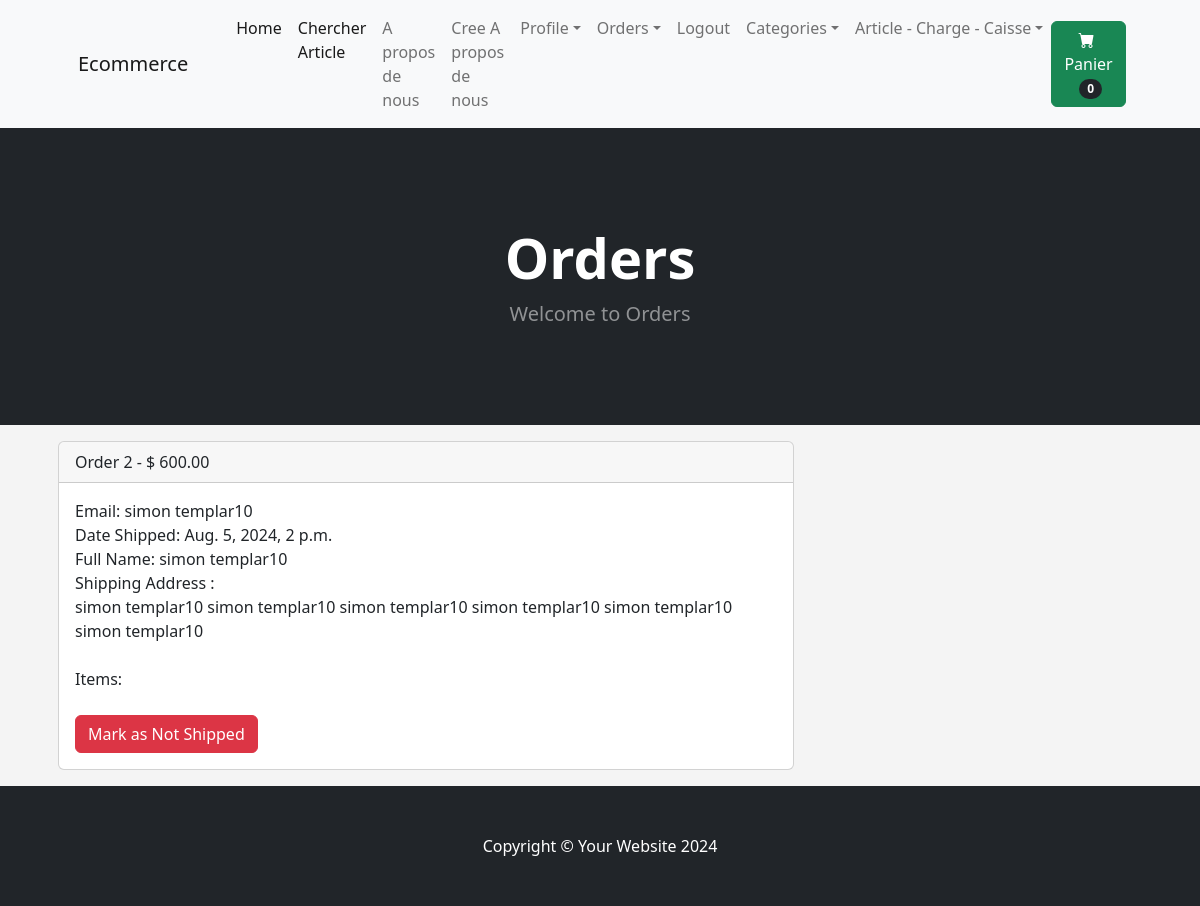
Page /payment/orders/2 (signed in) on the committed database.
### payment_app/models.py (models this page shows, shortened)
class Order(models.Model):
    user = models.ForeignKey(User, on_delete=models.CASCADE, null=True, blank=True)
    full_name = models.CharField(max_length=255, null=True, blank=True)
    email = models.EmailField(max_length=255, null=True, blank=True)
    shipping_address = models.TextField(max_length=15000, null=True, blank=True)
    amount_paid = models.DecimalField(max_digits=10,decimal_places=2, null=True, blank=True)
    date_ordered = models.DateTimeField(auto_now_add=True)
    shipped=models.BooleanField(default=False, null=True, blank=True)
    date_shipped=models.DateTimeField(null=True, blank=True)

### payment_app/views.py (the view, shortened to what this page needs)
# urls.py: path('orders/<int:pk>', views.orders, name='orders'),
def orders(request, pk):
    if request.user.is_authenticated and request.user.is_superuser:
        order = Order.objects.get(id=pk)
        items = OrderItem.objects.filter(order=pk)
        return render(request, "payment_app/orders.html", {"order":order, "items":items})
    else:
        messages.success(request, "Access Denied.....")
        return redirect('home')

### cart_app/cart.py (called while the page is built)
    def __len__(self):
        return len(self.cart)

### cart_app/context_processors.py (called while the page is built)
def cart(request):
    context={'cart':Cart(request)}
    return context

### payment_app/templates/payment_app/orders.html (shortened to what this page needs)
{% extends 'store_app/base.html' %}
{% block content %}
 <header class="bg-dark py-5">
    <div class="container px-4 px-lg-5 my-5">
        <div class="text-center text-white">
            <h1 class="display-4 fw-bolder">Orders</h1>
            <p class="lead fw-normal text-white-50 mb-0">Welcome to Orders</p>
        </div>
    </div>
</header>
<div class="container">
    <div class="row">
        <div class="col-8 m-3">
     <div class="card">
        <div class="card-header">
            Order {{ order.id }} - $ {{ order.amount_paid }}
        </div>
        <div class="card-body">
         Email: {{ order.email }} <br>
         {% if order.date_shipped %}
         Date Shipped: {{order.date_shipped}}
         {% else %}
         Date Ordered: {{order.date_ordered}}
         {% endif %}
         <br>
         Full Name:  {{order.full_name}} <br>
         Shipping Address : <br>{{order.shipping_address}}
         <br><br>
         Items: <br>
         <br>
         {% if not order.shipped %}
         <form action="" method="post">
            {% csrf_token %}
            <input type="hidden" name="shipping_status" value="true">
            <button type="submit" class="btn btn-success">Mark as Shipped</button>
        </form>
         {% else %}
         <form action="" method="post">
            <button type="submit" class="btn btn-danger">Mark as Not Shipped</button>
        </form>
         {% endif %}
        </div>
      </div>
        </div>
    </div>
</div>
{% endblock %}

### store_app/templates/store_app/base.html (style rules this page uses)
body { background: #f4f4f4; }

### rows in the picture
Order: id "2", amount_paid "600.00", email "simon templar10", date_shipped "Aug. 5, 2024, 2 p.m.", full_name "simon templar10", shipping_address "simon templar10 simon templar10 simon templar10 simon templar10 simon templar10 simon templar10"

### other values in the picture
{{ cart|length }} "0"
